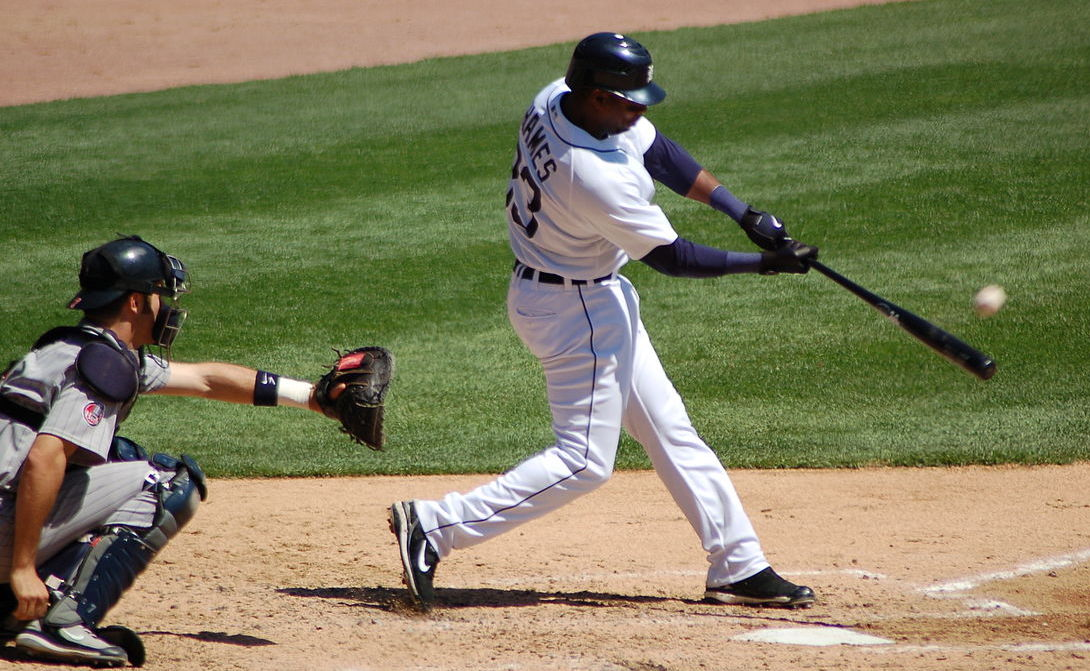
#> input picture baseball.jpg, 1090 x 671 px
$ jupyter execute 'Image Translation.ipynb'
#> lines starting #> are read from the running program, lines starting #| are printed output that depends on the picture
# Ex. No: 04
## Image Translation Using OpenCV

**Name :** MAHALAKSHMI M    **Reg. No :** 212225040222   **Slot No :** 26OD2199

# **Image Translation**

Write a Python program using OpenCV to perform image translation on the **"Given image"**.

The program should:

1. Import `cv2`, `numpy`, and `matplotlib.pyplot`.
2. Read the image **"given** in color mode.
3. Create a **translation matrix** that moves the image
   **50 pixels to the right** and **80 pixels down**.
4. Apply the translation
5. Display the following using a **1 × 2 layout** in Matplotlib:
   - **Original Image**
   - **Translated Image**

[cell 1]
import cv2
import numpy as np
import matplotlib.pyplot as plt

[cell 2]
image = cv2.imread('baseball.jpg')
#> image is the input picture: shape (671, 1090, 3); mean B, G, R 92.2, 124.4, 126.7

[cell 3]
image.shape
#> Out = (671, 1090, 3)

[cell 4]
plt.imshow(image[:,:,::-1])
plt.title('Original Image')
plt.show()

[cell 5]
translated_image = cv2.warpAffine(image, np.float32([[1, 0, 100], [0, 1, 200]]), (636, 438))
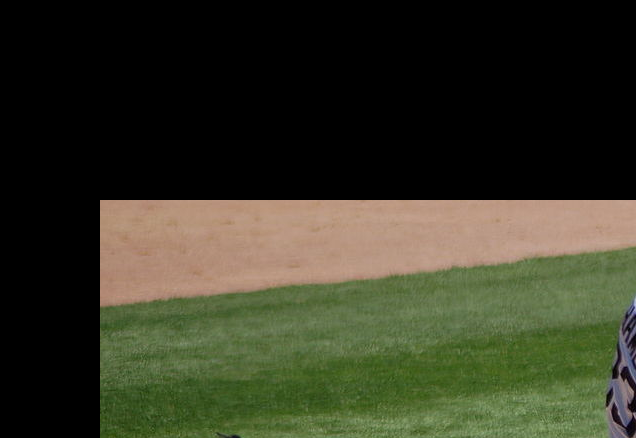
#> translated_image: shape (438, 636, 3); mean B, G, R 37.2, 55, 53.6

[cell 6]
plt.imshow(translated_image[:,:,::-1])
plt.title("Translated Image")
plt.axis('on')
plt.show()

# **Image Scaling**

Write a Python program using OpenCV to perform image scaling on the **given image**.

The program should:

1. Scale the image to:
   - **0.5 times** its original size (downscaling)
   - **2 times** its original size (upscaling)
2. Use `cv2.resize` with appropriate scaling factors.
5. Display the following using a **1 × 3 layout** in Matplotlib:
   - **Original Image**
   - **Downscaled Image (0.5×)**
   - **Upscaled Image (2×)**

[cell 7]
scaled_image = cv2.resize(image, None, fx=2.0, fy=1.0, interpolation=cv2.INTER_LINEAR)
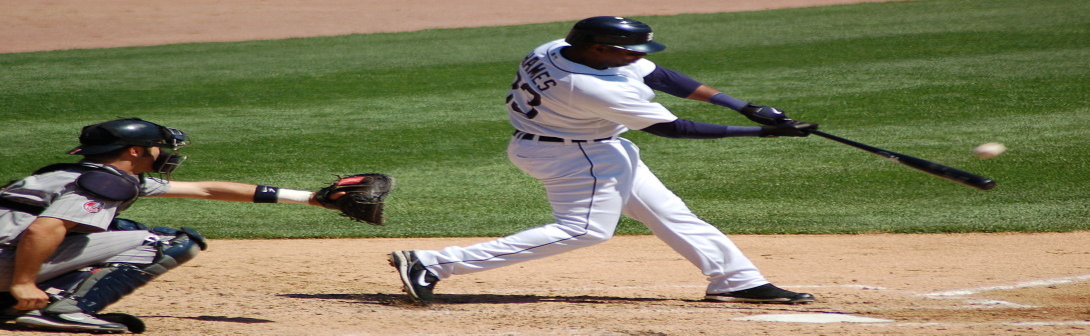
#> scaled_image: shape (671, 2180, 3) (shown at 1/2 size); mean B, G, R 92.3, 124.5, 126.8
plt.imshow(scaled_image[:,:,::-1])
plt.title("Scaled Image")
plt.axis('on')
plt.show()

# **Image Shearing**

Write a Python program using OpenCV to perform image shearing on the **given image**.

The program should:

1. Create a **shearing transformation matrix** to apply:
   - **Horizontal shearing**
   - **Vertical shearing**
2. Apply the shearing transformations.
3. Display the following using a **1 × 3 layout** in Matplotlib:
   - **Original Image**
   - **Horizontally Sheared Image**
   - **Vertically Sheared Image**

[cell 8]
shear_matrix = np.float32([[1, 0.5, 0], [0.5, 1, 0]])
sheared_image = cv2.warpAffine(image, shear_matrix, (636, 438))
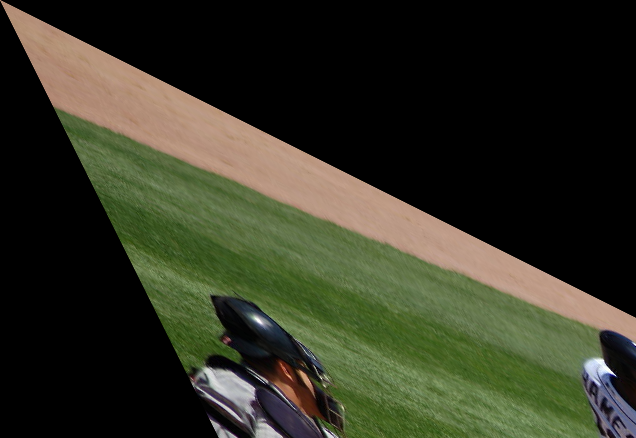
#> sheared_image: shape (438, 636, 3); mean B, G, R 35.8, 51.9, 50.2
plt.imshow(sheared_image[:,:,::-1])
plt.title("Sheared Image")
plt.axis('on')
plt.show()

# **Image Reflection**

Write a Python program using OpenCV to perform image reflection on the **given image**.

The program should:

1. Generate the following reflected versions of the image:
   - **Horizontal Reflection** (flip left ↔ right)
   - **Vertical Reflection** (flip top ↔ bottom)
   - **Both-axis Reflection**
2. Use `cv2.flip` with appropriate flip codes.
3. Display the following using a **2 × 2 layout** in Matplotlib:
   - **Original Image**
   - **Horizontally Reflected Image**
   - **Vertically Reflected Image**
   - **Both-axis Reflected Image**

[cell 9]
reflected_image = cv2.flip(image, 2)
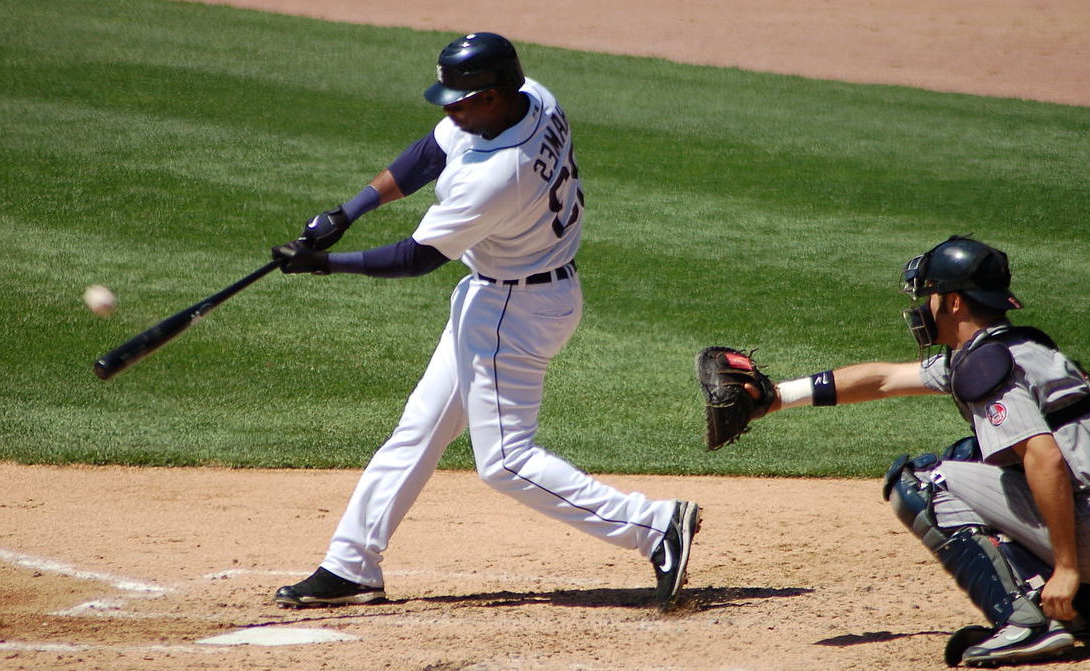
#> reflected_image: shape (671, 1090, 3); mean B, G, R 92.2, 124.4, 126.7
plt.figure(figsize=(10, 5))

plt.subplot(1, 2, 1)
plt.imshow(image[:, :, ::-1])
plt.title("Original Image")
plt.axis('off')

# Show reflected image
plt.subplot(1, 2, 2)
plt.imshow(reflected_image[:,:,::-1])
plt.title("Reflected Image")
plt.axis('off')

plt.tight_layout()
plt.show()
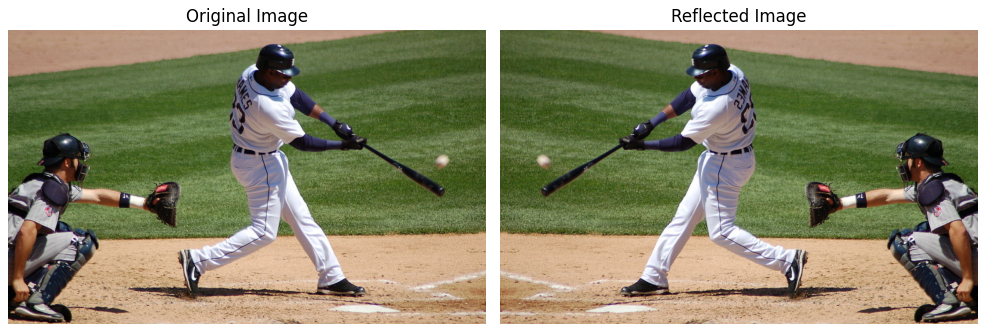
#> figure drawn by matplotlib, 2 panels

[cell 10]
rotated_image = cv2.warpAffine(image, cv2.getRotationMatrix2D((image.shape[1]//2, image.shape[0]//2), 45, 1), (image.shape[1], image.shape[0]))
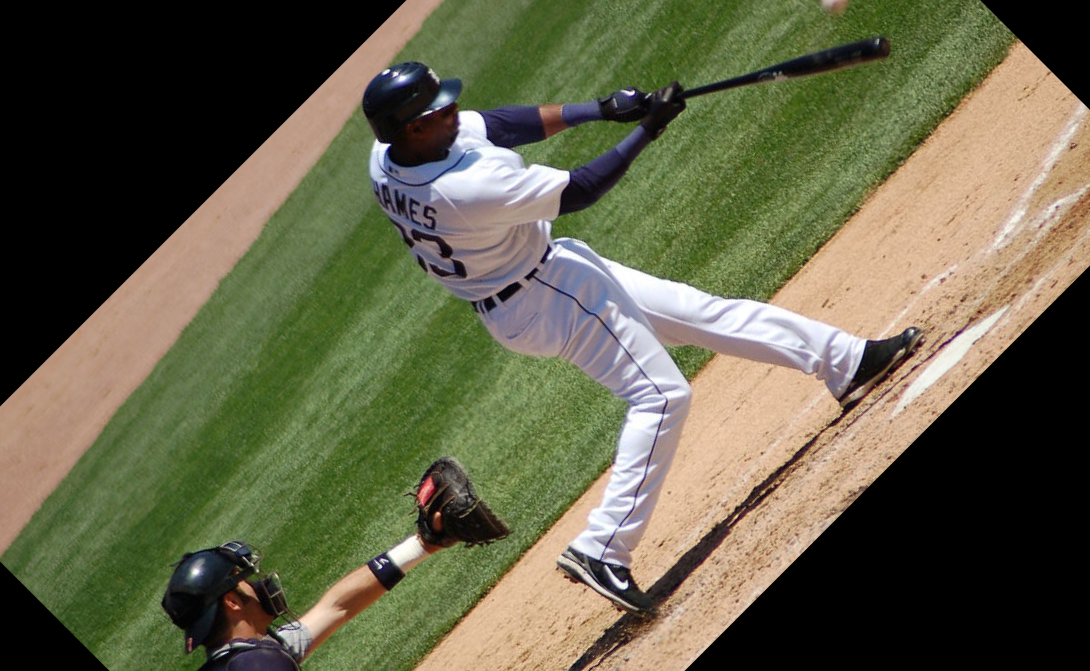
#> rotated_image: shape (671, 1090, 3); mean B, G, R 73, 97.5, 99

[cell 11]
plt.imshow(cv2.cvtColor(rotated_image, cv2.COLOR_BGR2RGB))
plt.title('Rotated Image')
plt.axis('off')
plt.show()

[cell 12]
image .shape
#> Out = (671, 1090, 3)

[cell 13]
rotated_image = cv2.warpAffine(image, cv2.getRotationMatrix2D((636//2, 438//2), 145, 1), (636, 438))
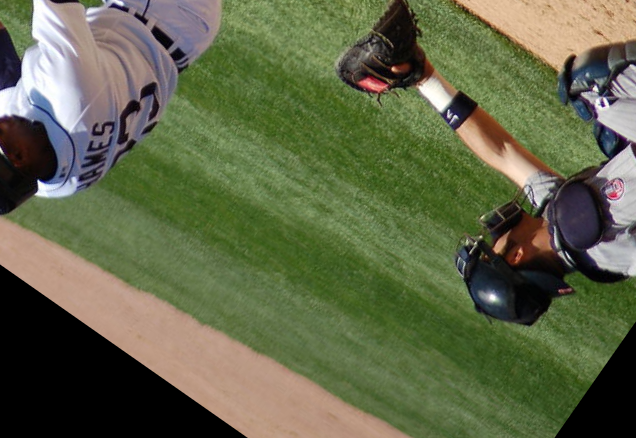
#> rotated_image: shape (438, 636, 3); mean B, G, R 72.4, 102.5, 96.7

[cell 14]
plt.imshow(rotated_image[:,:,::-1])
plt.title("Rotated Image")
plt.axis('off')
plt.show()

# **Image Rotation**

Write a Python program using OpenCV to perform **image rotation** on the **given image**.

The program should:

1. Rotate the image by:
   - **45 degrees**
   - **90 degrees**
2. Use `cv2.getRotationMatrix2D` and `cv2.warpAffine`.
3. Display the following using a **1 × 3 layout** in Matplotlib:
   - **Original Image**
   - **45° Rotated Image**
   - **90° Rotated Image**

[cell 15]
cropped_image = image[0:150, 0:200]
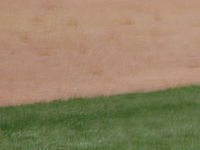
#> cropped_image: shape (150, 200, 3); mean B, G, R 99.8, 130.2, 146.3

[cell 16]
plt.figure(figsize=(10, 5))

plt.subplot(1, 2, 1)
plt.imshow(image[:, :, ::-1])
plt.title("Original Image")
plt.axis('on')

plt.subplot(1, 2, 2)
plt.imshow(cropped_image[:,:,::-1])
plt.title("Cropped Image")
plt.axis('on')

plt.tight_layout()
plt.show()
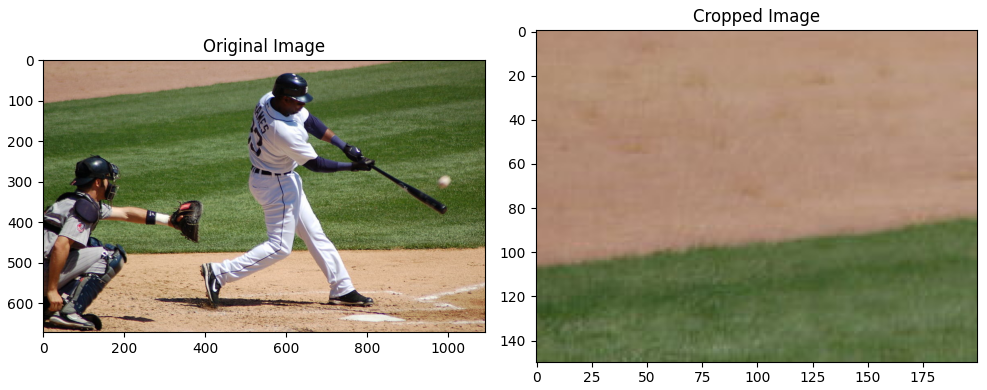
#> figure drawn by matplotlib, 2 panels
